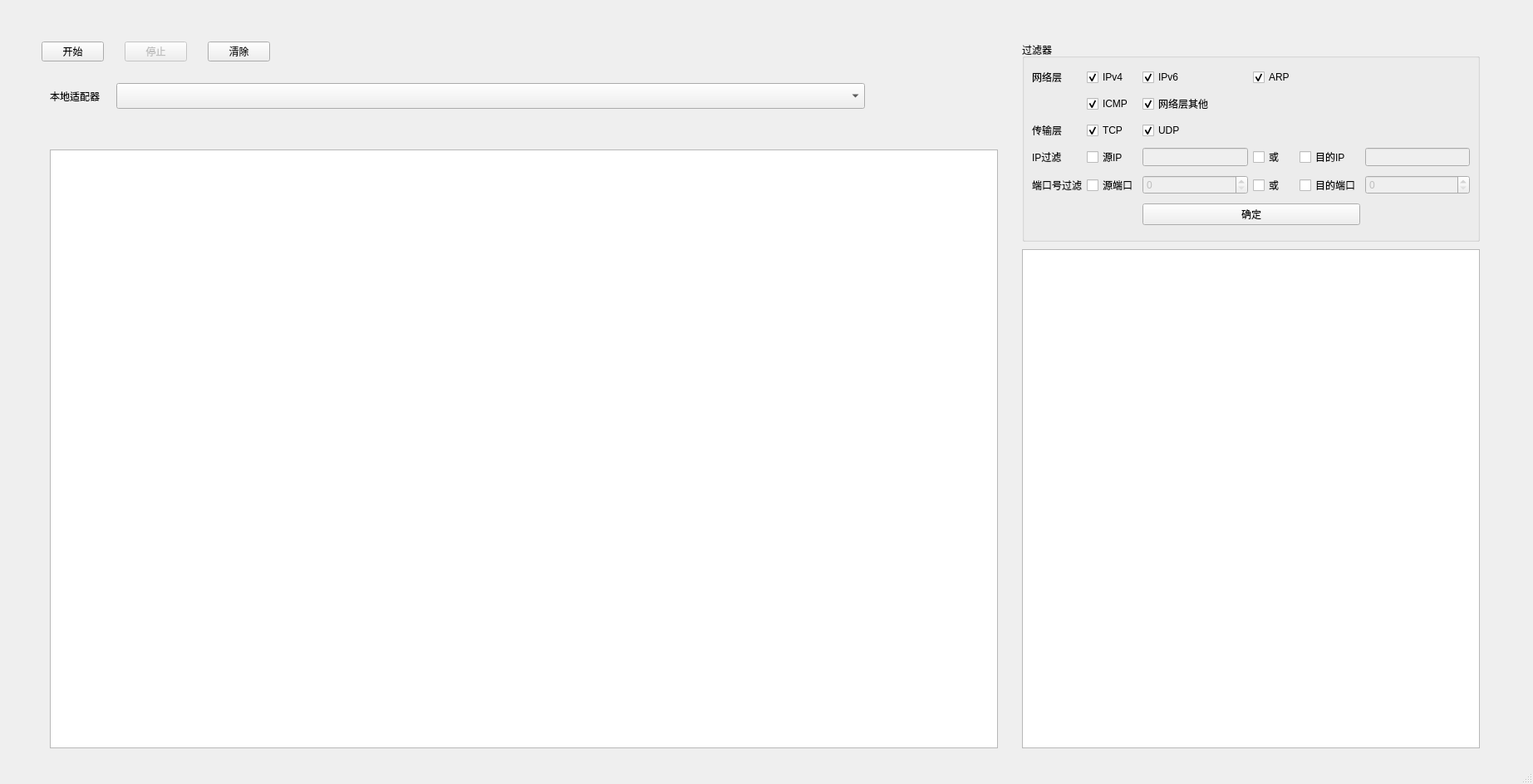
<?xml version="1.0" encoding="UTF-8"?>
<ui version="4.0">
 <class>MainWindow</class>
 <widget class="QMainWindow" name="MainWindow">
  <property name="enabled">
   <bool>true</bool>
  </property>
  <property name="geometry">
   <rect>
    <x>0</x>
    <y>0</y>
    <width>1845</width>
    <height>944</height>
   </rect>
  </property>
  <property name="windowTitle">
   <string>Packet Capture</string>
  </property>
  <widget class="QWidget" name="centralwidget">
   <widget class="QPushButton" name="startButton">
    <property name="enabled">
     <bool>true</bool>
    </property>
    <property name="geometry">
     <rect>
      <x>50</x>
      <y>50</y>
      <width>75</width>
      <height>24</height>
     </rect>
    </property>
    <property name="text">
     <string>开始</string>
    </property>
   </widget>
   <widget class="QLabel" name="adapterListLabel">
    <property name="geometry">
     <rect>
      <x>60</x>
      <y>100</y>
      <width>61</width>
      <height>31</height>
     </rect>
    </property>
    <property name="text">
     <string>本地适配器</string>
    </property>
   </widget>
   <widget class="QComboBox" name="adapterList">
    <property name="geometry">
     <rect>
      <x>140</x>
      <y>100</y>
      <width>901</width>
      <height>31</height>
     </rect>
    </property>
   </widget>
   <widget class="QTableView" name="packTable">
    <property name="geometry">
     <rect>
      <x>60</x>
      <y>180</y>
      <width>1141</width>
      <height>721</height>
     </rect>
    </property>
    <property name="editTriggers">
     <set>QAbstractItemView::NoEditTriggers</set>
    </property>
    <property name="selectionMode">
     <enum>QAbstractItemView::SingleSelection</enum>
    </property>
    <property name="selectionBehavior">
     <enum>QAbstractItemView::SelectRows</enum>
    </property>
   </widget>
   <widget class="QTextBrowser" name="packInfo">
    <property name="geometry">
     <rect>
      <x>1230</x>
      <y>300</y>
      <width>551</width>
      <height>601</height>
     </rect>
    </property>
   </widget>
   <widget class="QPushButton" name="stopButton">
    <property name="enabled">
     <bool>false</bool>
    </property>
    <property name="geometry">
     <rect>
      <x>150</x>
      <y>50</y>
      <width>75</width>
      <height>24</height>
     </rect>
    </property>
    <property name="text">
     <string>停止</string>
    </property>
   </widget>
   <widget class="QGroupBox" name="groupBox">
    <property name="geometry">
     <rect>
      <x>1230</x>
      <y>50</y>
      <width>551</width>
      <height>241</height>
     </rect>
    </property>
    <property name="title">
     <string>过滤器</string>
    </property>
    <layout class="QGridLayout" name="gridLayout">
     <item row="3" column="4">
      <widget class="QCheckBox" name="ARPCheck">
       <property name="enabled">
        <bool>true</bool>
       </property>
       <property name="acceptDrops">
        <bool>false</bool>
       </property>
       <property name="text">
        <string>ARP</string>
       </property>
       <property name="checked">
        <bool>true</bool>
       </property>
      </widget>
     </item>
     <item row="10" column="0">
      <widget class="QLabel" name="filterLabel_6">
       <property name="text">
        <string>IP过滤</string>
       </property>
      </widget>
     </item>
     <item row="12" column="4">
      <widget class="QCheckBox" name="orPortCheck">
       <property name="text">
        <string>或</string>
       </property>
      </widget>
     </item>
     <item row="10" column="4">
      <widget class="QCheckBox" name="orIPCheck">
       <property name="text">
        <string>或</string>
       </property>
      </widget>
     </item>
     <item row="3" column="2">
      <widget class="QCheckBox" name="IPv4Check">
       <property name="enabled">
        <bool>true</bool>
       </property>
       <property name="acceptDrops">
        <bool>false</bool>
       </property>
       <property name="text">
        <string>IPv4</string>
       </property>
       <property name="checked">
        <bool>true</bool>
       </property>
      </widget>
     </item>
     <item row="10" column="7">
      <widget class="QLineEdit" name="dIPFilter">
       <property name="enabled">
        <bool>false</bool>
       </property>
      </widget>
     </item>
     <item row="6" column="2">
      <widget class="QCheckBox" name="TCPCheck">
       <property name="enabled">
        <bool>true</bool>
       </property>
       <property name="acceptDrops">
        <bool>false</bool>
       </property>
       <property name="text">
        <string>TCP</string>
       </property>
       <property name="checked">
        <bool>true</bool>
       </property>
      </widget>
     </item>
     <item row="5" column="3">
      <widget class="QCheckBox" name="elseCheckL2">
       <property name="enabled">
        <bool>true</bool>
       </property>
       <property name="acceptDrops">
        <bool>false</bool>
       </property>
       <property name="text">
        <string>网络层其他</string>
       </property>
       <property name="checked">
        <bool>true</bool>
       </property>
      </widget>
     </item>
     <item row="10" column="2">
      <widget class="QCheckBox" name="sIPCheck">
       <property name="enabled">
        <bool>true</bool>
       </property>
       <property name="acceptDrops">
        <bool>false</bool>
       </property>
       <property name="text">
        <string>源IP</string>
       </property>
       <property name="checked">
        <bool>false</bool>
       </property>
      </widget>
     </item>
     <item row="6" column="3">
      <widget class="QCheckBox" name="UDPCheck">
       <property name="enabled">
        <bool>true</bool>
       </property>
       <property name="acceptDrops">
        <bool>false</bool>
       </property>
       <property name="text">
        <string>UDP</string>
       </property>
       <property name="checked">
        <bool>true</bool>
       </property>
      </widget>
     </item>
     <item row="3" column="3">
      <widget class="QCheckBox" name="IPv6Check">
       <property name="enabled">
        <bool>true</bool>
       </property>
       <property name="acceptDrops">
        <bool>false</bool>
       </property>
       <property name="text">
        <string>IPv6</string>
       </property>
       <property name="checked">
        <bool>true</bool>
       </property>
      </widget>
     </item>
     <item row="12" column="0">
      <widget class="QLabel" name="filterLabel_5">
       <property name="text">
        <string>端口号过滤</string>
       </property>
      </widget>
     </item>
     <item row="3" column="0">
      <widget class="QLabel" name="filterLabel_3">
       <property name="text">
        <string>网络层</string>
       </property>
      </widget>
     </item>
     <item row="10" column="5">
      <widget class="QCheckBox" name="dIPCheck">
       <property name="enabled">
        <bool>true</bool>
       </property>
       <property name="acceptDrops">
        <bool>false</bool>
       </property>
       <property name="text">
        <string>目的IP</string>
       </property>
       <property name="checked">
        <bool>false</bool>
       </property>
      </widget>
     </item>
     <item row="6" column="0">
      <widget class="QLabel" name="filterLabel_4">
       <property name="text">
        <string>传输层</string>
       </property>
      </widget>
     </item>
     <item row="12" column="3">
      <widget class="QSpinBox" name="sPortFilter">
       <property name="enabled">
        <bool>false</bool>
       </property>
       <property name="maximum">
        <number>65535</number>
       </property>
      </widget>
     </item>
     <item row="12" column="7">
      <widget class="QSpinBox" name="dPortFilter">
       <property name="enabled">
        <bool>false</bool>
       </property>
       <property name="maximum">
        <number>65535</number>
       </property>
      </widget>
     </item>
     <item row="12" column="2">
      <widget class="QCheckBox" name="sPortCheck">
       <property name="enabled">
        <bool>true</bool>
       </property>
       <property name="acceptDrops">
        <bool>false</bool>
       </property>
       <property name="text">
        <string>源端口</string>
       </property>
       <property name="checked">
        <bool>false</bool>
       </property>
      </widget>
     </item>
     <item row="12" column="5">
      <widget class="QCheckBox" name="dPortCheck">
       <property name="enabled">
        <bool>true</bool>
       </property>
       <property name="acceptDrops">
        <bool>false</bool>
       </property>
       <property name="text">
        <string>目的端口</string>
       </property>
       <property name="checked">
        <bool>false</bool>
       </property>
      </widget>
     </item>
     <item row="10" column="3">
      <widget class="QLineEdit" name="sIPFilter">
       <property name="enabled">
        <bool>false</bool>
       </property>
      </widget>
     </item>
     <item row="5" column="2">
      <widget class="QCheckBox" name="ICMPCheck">
       <property name="enabled">
        <bool>true</bool>
       </property>
       <property name="acceptDrops">
        <bool>false</bool>
       </property>
       <property name="text">
        <string>ICMP</string>
       </property>
       <property name="checked">
        <bool>true</bool>
       </property>
      </widget>
     </item>
     <item row="14" column="3" colspan="3">
      <widget class="QPushButton" name="startButton_2">
       <property name="enabled">
        <bool>true</bool>
       </property>
       <property name="text">
        <string>确定</string>
       </property>
      </widget>
     </item>
     <item row="5" column="0">
      <widget class="QLabel" name="filterLabel_11">
       <property name="text">
        <string/>
       </property>
      </widget>
     </item>
    </layout>
   </widget>
   <widget class="QPushButton" name="clearButton">
    <property name="enabled">
     <bool>true</bool>
    </property>
    <property name="geometry">
     <rect>
      <x>250</x>
      <y>50</y>
      <width>75</width>
      <height>24</height>
     </rect>
    </property>
    <property name="text">
     <string>清除</string>
    </property>
   </widget>
  </widget>
  <widget class="QStatusBar" name="statusbar"/>
 </widget>
 <resources/>
 <connections>
  <connection>
   <sender>adapterList</sender>
   <signal>currentIndexChanged(int)</signal>
   <receiver>MainWindow</receiver>
   <slot>devSelected(int)</slot>
   <hints>
    <hint type="sourcelabel">
     <x>408</x>
     <y>108</y>
    </hint>
    <hint type="destinationlabel">
     <x>1050</x>
     <y>163</y>
    </hint>
   </hints>
  </connection>
  <connection>
   <sender>packTable</sender>
   <signal>clicked(QModelIndex)</signal>
   <receiver>MainWindow</receiver>
   <slot>packSelected(QModelIndex)</slot>
   <hints>
    <hint type="sourcelabel">
     <x>472</x>
     <y>326</y>
    </hint>
    <hint type="destinationlabel">
     <x>667</x>
     <y>311</y>
    </hint>
   </hints>
  </connection>
  <connection>
   <sender>sPortCheck</sender>
   <signal>toggled(bool)</signal>
   <receiver>sPortFilter</receiver>
   <slot>setEnabled(bool)</slot>
   <hints>
    <hint type="sourcelabel">
     <x>1345</x>
     <y>224</y>
    </hint>
    <hint type="destinationlabel">
     <x>1435</x>
     <y>224</y>
    </hint>
   </hints>
  </connection>
  <connection>
   <sender>dIPCheck</sender>
   <signal>toggled(bool)</signal>
   <receiver>dIPFilter</receiver>
   <slot>setEnabled(bool)</slot>
   <hints>
    <hint type="sourcelabel">
     <x>1614</x>
     <y>193</y>
    </hint>
    <hint type="destinationlabel">
     <x>1683</x>
     <y>190</y>
    </hint>
   </hints>
  </connection>
  <connection>
   <sender>dPortCheck</sender>
   <signal>toggled(bool)</signal>
   <receiver>dPortFilter</receiver>
   <slot>setEnabled(bool)</slot>
   <hints>
    <hint type="sourcelabel">
     <x>1608</x>
     <y>221</y>
    </hint>
    <hint type="destinationlabel">
     <x>1667</x>
     <y>219</y>
    </hint>
   </hints>
  </connection>
  <connection>
   <sender>sIPCheck</sender>
   <signal>toggled(bool)</signal>
   <receiver>sIPFilter</receiver>
   <slot>setEnabled(bool)</slot>
   <hints>
    <hint type="sourcelabel">
     <x>1341</x>
     <y>185</y>
    </hint>
    <hint type="destinationlabel">
     <x>1436</x>
     <y>188</y>
    </hint>
   </hints>
  </connection>
  <connection>
   <sender>startButton_2</sender>
   <signal>clicked()</signal>
   <receiver>MainWindow</receiver>
   <slot>filter()</slot>
   <hints>
    <hint type="sourcelabel">
     <x>1434</x>
     <y>262</y>
    </hint>
    <hint type="destinationlabel">
     <x>1122</x>
     <y>47</y>
    </hint>
   </hints>
  </connection>
  <connection>
   <sender>clearButton</sender>
   <signal>clicked()</signal>
   <receiver>MainWindow</receiver>
   <slot>clearPack()</slot>
   <hints>
    <hint type="sourcelabel">
     <x>301</x>
     <y>53</y>
    </hint>
    <hint type="destinationlabel">
     <x>351</x>
     <y>57</y>
    </hint>
   </hints>
  </connection>
 </connections>
 <slots>
  <slot>devSelected(int)</slot>
  <slot>packSelected(QModelIndex)</slot>
  <slot>filter()</slot>
  <slot>clearPack()</slot>
 </slots>
</ui>
